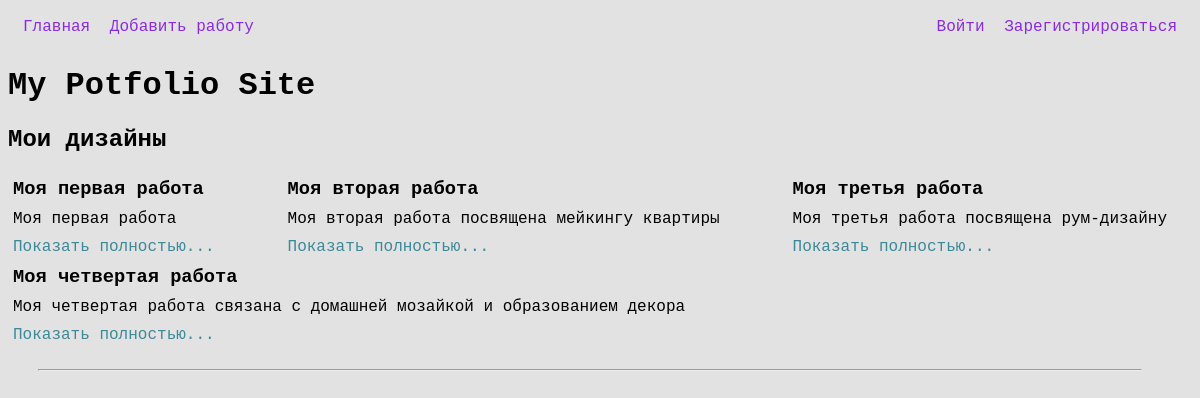
Page /works on the earlier database version.
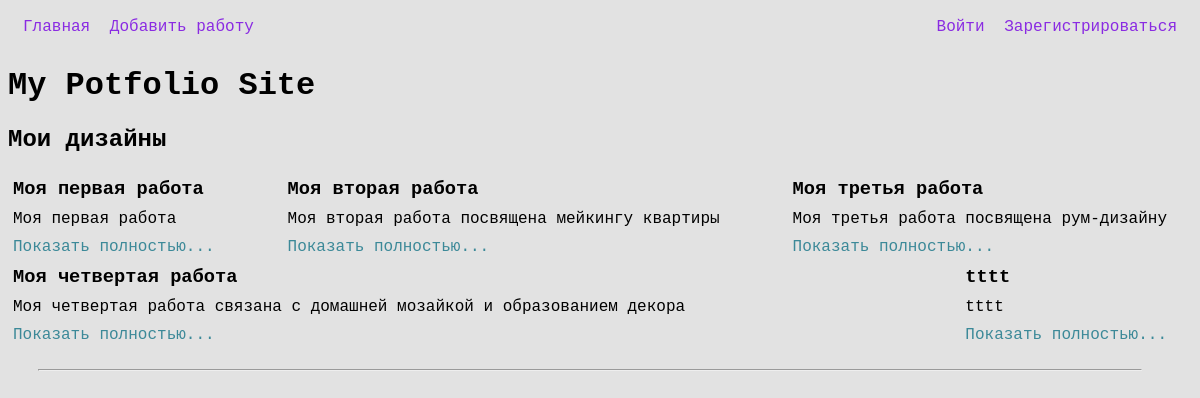
Same page on the later database version.
### tables this page shows
CREATE TABLE works (id INTEGER PRIMARY KEY AUTOINCREMENT NOT NULL, title TEXT, "desc" VARCHAR (150), photo BLOB);

### main.py (the view)
@app.route('/works')
def index():
    src = accdb.getWorks()
    return rt('index.html', lst = src)

### dbase.py (called while the page is built)
    def getWorks(self):
        try:
            self.__cur.execute(''' SELECT id, title, desc FROM works ''')
            res = self.__cur.fetchall()
            return res
        except:
            print('Ошибка чтения в БД')
        return []

### main.py (called while the page is built)
def conndb():
    conn = sql.connect(app.config['DATABASE'])
    conn.row_factory = sql.Row
    return conn

def get_db():
    if not hasattr(g, 'link_db'):
        g.link_db = conndb()
    return g.link_db

@app.before_request
def conn_before():
    global accdb
    db = get_db()
    accdb = FDB(db)

@app.teardown_appcontext
def set_close_db(error):
    if hasattr (g, 'link_db'):
        g.link_db.close()

### templates/index.html
{% extends 'base.html' %}
{% block content %}
<h1>My Potfolio Site</h1>
<div class="container">
    <h2>Мои дизайны</h2>
    <div class="ctx-works">
        {% for i in lst %}
            <div class="card-work">
                <h3>{{ i.title }}</h3>
                <p>{{ i.desc }}</p>
                <a href='/works/{{ i.id }}'>Показать полностью...</a>
            </div>
        {% endfor %}
    </div>
</div>
<hr class="sep">
{% endblock %}

Differences in the rows shown:
added works: title "tttt", desc "tttt"
